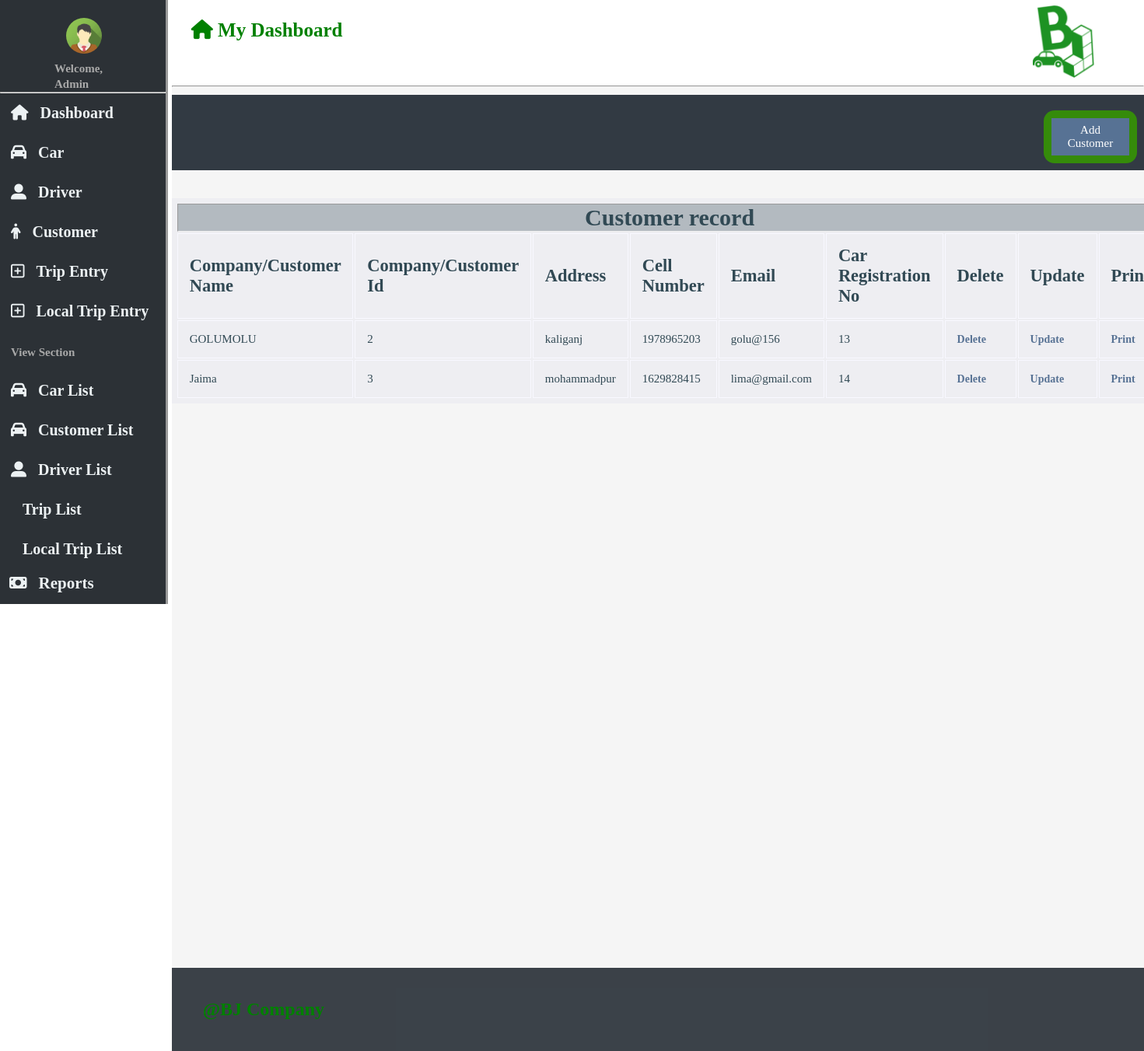
Page /Rent-a-car2/customer_list.php on the committed database.
### tables this page shows
CREATE TABLE `tb_customer` (
  `CompanyCustomerName` varchar(30) NOT NULL,
  `CustomerId` int(30) NOT NULL,
  `Address` varchar(20) NOT NULL,
  `CellNumber` int(30) NOT NULL,
  `Email` varchar(30) NOT NULL,
  `CarRegistrationNo` int(30) NOT NULL
);

### Rent-a-car2/customer_list.php (the view, shortened to what this page needs)
<!DOCTYPE html>
<html>
<head>
  <link rel="stylesheet" type="text/css" href="file:///C:/xampp/htdocs/Rent-a-car/fontawesome-free-5.11.2-web/css/all.css">
  <link rel="stylesheet" type="text/css" href="css/driver_add2.css">
 <link rel="stylesheet" type="text/css" href="css/dashboard.css">
</head>
<body>
<div class="wrapper">
<nav class="" style="z-index:3;width:300px;" id="mySidebar"><br>
  <div class="c1-container">
    <div class="c1-img">
      <img src="img/img_avatar.png" style="border-radius: 50%;width: 46px;">
    </div>
    <div class="c1-text">
      <span>Welcome, <strong>Admin</strong></span><br>
    </div>
  </div>
  <hr>
  <div class="c1-container">
  <a class="bar-block-item" href="Dashboard2.php"><i id="i0" class="fas fa-home"></i>Dashboard</a>
  </div>
  <div class="bar-block">
    <a class="bar-block-item" href="car_add.php">           <i id="i1" class="fas fa-car"></i>Car</a>
    <a class="bar-block-item" href="driver_add2.php">       <i id="i2" class="fas fa-user-alt"></i>Driver</a>
    <a class="bar-block-item" href="customer_add.php">      <i id="i3" class="hvr-buzz-out fa fa-male"></i>Customer</a>
    <a class="bar-block-item" href="trip_entry.php">        <i id="i4" class="far fa-plus-square"></i>Trip Entry</a>
    <a class="bar-block-item" href="localtripentry.php">    <i id="i5" class="far fa-plus-square"></i>Local Trip Entry</a>
    <a class="bar-block-item" href="*"><span>View Section</span></a>
    <a class="bar-block-item" href="car_list.php">           <i id="i1" class="fas fa-car"></i>Car List</a>
    <a class="bar-block-item" href="customer_list.php">           <i id="i1" class="fas fa-car"></i>Customer List</a>
    <a class="bar-block-item" href="driver_list.php">       <i id="i2" class="fas fa-user-alt"></i>Driver List</a>
    <a class="bar-block-item" href="Trip_list2.php">                      <i id="i6" class="fab fa-tripadvisor"></i>Trip List</a>
    <a class="bar-block-item" href="local_trip_list.php">                      <i id="i7" class="fab fa-tripadvisor"></i>Local Trip List</a>
    <div class="dropdown">
      <a href="#" class="bar-block-item dropdown-btn dropdown-toggle " data-bs-toggle="dropdown" id="dropdownMenuButton1">         <i id="i8" class="fas fa-money-bill"></i>Reports</a>
    </div>
  </div>
</nav>
<div class="main">
  <header class="header2">
  	<div id="header-text">
    <h4><b><i class="fas fa-home"></i> My Dashboard</b></h4>
    </div>
    <div id="header-logo">
    	 <img src="img/logo4.png" style="width: 80px">
    </div>
  </header>
<hr>
<div class="add_car_container">
 <div class="buttonblock" id="addcar">
<a href="customer_add.php" class="button">Add Customer</a>
</div>
</div>
<?php
$servername = "localhost";
$username = "root";
$password = "";
$dbname = "db_car_bj";
$conn = new mysqli($servername, $username, $password, $dbname);
$sql = "SELECT * FROM tb_customer";
$result = $conn->query($sql);
if ($result->num_rows > 0) {
    echo"<table style='width:990px; margin:auto; color:#314954; padding:5px; font-size:15px; border-color:darkgrey;border: currentColor;background-color: #d8dbe845;' border='5'>";
    echo"<tr><th colspan='9'><h1>Customer record</h1></th></tr>";
    echo"<tr>";
    echo"<td><h2>Company/Customer Name</h2></td>";
    echo "<td><h2>Company/Customer Id</h2></td>";
    echo "<td><h2>Address</h2></td>";
    echo "<td><h2>Cell Number</h2></td>";
   echo "<td><h2>Email</h2></td>";
    echo "<td><h2>Car Registration No</h2></td>";
    echo "<td><h2>Delete</h2></td>";
    echo "<td><h2>Update</h2></td>";
    echo "<td><h2>Print</h2></td>";
    echo "</tr>";
    echo "<br><br>";
     while($row = $result->fetch_assoc()) {
        echo "<tr>
    <td>"  . $row["CompanyCustomerName"]."    </td>
    <td>"  . $row["CustomerId"]."  </td>
    <td>"  . $row["Address"]."    </td>
    <td>"  . $row["CellNumber"]."  </td>
    <td>"  . $row["Email"]."  </td>
    <td>"  . $row["CarRegistrationNo"]."  </td>
    <td><a href =delete_customer.php?CarRegistrationNo=".$row["CarRegistrationNo"].">Delete</a>     </td>
    <td><a href =edit_customer.php?CarRegistrationNo=".$row["CarRegistrationNo"].">Update</a>     </td>
    <td><a href =print_customer.php?CarRegistrationNo=".$row["CarRegistrationNo"].">Print</a> </td>
    </tr>";
     }
     echo "</table>";
} else {
     echo "0 results";
}
?>  <br><br><br><br><br><br><br>
<div class="footer">
  <h4 style="color: green;font-size: 24px">@BJ Company</h4></div>
</div>
</div>
</body>
</html>

### Rent-a-car2/css/driver_add2.css (style rules this page uses)
span { font-size: 15px;color: darkgray;font-weight: 600; }
td { padding: 15px; border-style: groove; border-color: ghostwhite; }
td a { color: #577294; text-decoration: none; font-size: 14px; font-weight: 900; }
th { background-color: #09232f42; }
.buttonblock { width: 20%; }
.buttonblock .button { background-color: #577294; border: none; color: white; padding: 7px 15px; text-align: center; text-decoration: none; display: inline-block; font-size: 15px; cursor: pointer; margin-left: 0px; }
#addcar { float: right;width:100px; }
.add_car_container { background-color: #17202be0; padding: 9px; overflow: hidden; margin-top: 10px; }

### Rent-a-car2/css/dashboard.css (style rules this page uses)
* { margin: 0px;padding: 0px;font-family:Times New Roman; }
html { box-sizing: content-box; }
.footer { background-color: #101821cf;padding: 40px;overflow: hidden;margin: 0px;width: 96%;margin-top: 600px; }
#mySidebar { background-color:#2c3136;height: 200%;position: sticky;top: 0px;border-right-style: outset; }
.c1-img { width: 50%; text-align: center; margin-left: 50px; padding: 5px; }
.c1-text { width: 50%; color: #ecf1f3; margin-left: 70px; font-size: 17px; }
.c1-text span { text-align: center; }
.bar-block { height: 100%; }
.bar-block-item { padding: 14px;display: list-item;font-size: 20px;text-decoration: none;color: #ecf1f3;font-weight: 600; }
.bar-block-item i { font-size: 20px;margin-right: 15px; }
.dropdown-btn { padding: 6px 9px 14px 12px; text-decoration: none; font-size: 21px; display: block; text-align: left; }
.wrapper { display: flex;position: relative; }
.header2 { padding: 5px;background-color: white;overflow: hidden; }
#header-text { float: left; width: 50%; padding: 20px; font-size: 25px; color: green; }
#header-logo { float: right;width: 20%; }
#header-logo img { margin-left: 110px; }
.main { background-color: #3b3e400d;margin-left:25%;width: 85%;margin-left: 5px; }
.buttonblock { background-color: #358e09f7; width: 6%; padding: 10px; border-radius: 14px; margin: auto; margin-top: 11px; }

### rows in the picture
tb_customer: CompanyCustomerName "GOLUMOLU", CustomerId "2", Address "kaliganj", CellNumber "1978965203", Email "golu@156", CarRegistrationNo "13"
tb_customer: CompanyCustomerName "Jaima", CustomerId "3", Address "mohammadpur", CellNumber "1629828415", Email "lima@gmail.com", CarRegistrationNo "14"
